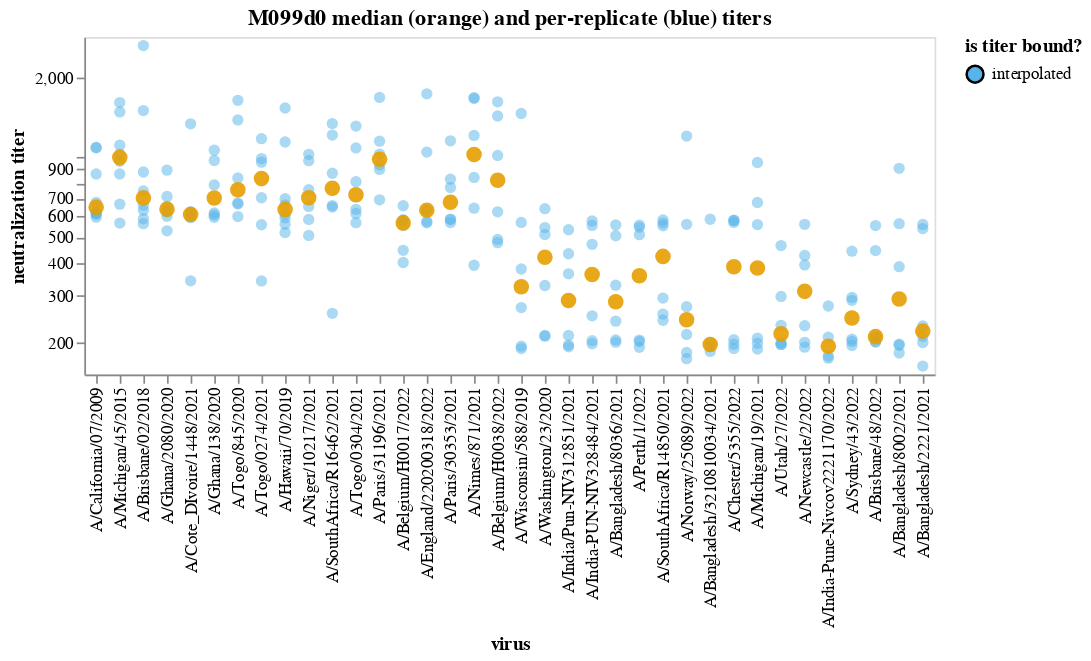

The notebook cell saved with this chart:
### Markdown cell above
Plot the per-replicate and median titers:

### Code cell
virus_selection = alt.selection_point(fields=["virus"], on="mouseover", empty=False)

per_rep_chart = (
    alt.Chart(per_rep_titers)
    .encode(
        alt.X("virus", sort=viruses),
        alt.Y(
            "nt50",
            title="neutralization titer",
            scale=alt.Scale(nice=False, padding=5, type="log"),
        ),
        alt.Shape("nt50_bound", title="is titer bound?"),
        strokeWidth=alt.condition(virus_selection, alt.value(2), alt.value(0)),
        tooltip=[
            alt.Tooltip(c, format=".3g") if per_rep_titers[c].dtype == float else c
            for c in per_rep_titers if c != "serum"
        ],
    )
    .mark_point(size=45, filled=True, fillOpacity=0.5, strokeOpacity=1, stroke="black", color="#56B4E9")
)

median_chart = (
    alt.Chart(median_titers)
    .encode(
        alt.X("virus", sort=viruses),
        alt.Y(
            "nt50",
            title="neutralization titer",
            scale=alt.Scale(nice=False, padding=5, type="log"),
        ),
        alt.Shape("nt50_bound", title="is titer bound?"),
        strokeWidth=alt.condition(virus_selection, alt.value(2), alt.value(0)),
        tooltip=[
            alt.Tooltip(c, format=".3g") if median_titers[c].dtype == float else c
            for c in median_titers if c != "serum"
        ],
    )
    .mark_point(color="#E69F00", size=85, filled=True, fillOpacity=0.9, strokeOpacity=1, stroke="black")
)

titer_chart = (
    (per_rep_chart + median_chart)
    .add_params(virus_selection)
    .properties(
        width=alt.Step(14),
        height=200,
        title=f"{serum} median (orange) and per-replicate (blue) titers",
    )
    .configure_axis(grid=False)
)

titer_chart

### Figure 1 — Vega-Lite specification as saved in the notebook (floating-point values rounded to 4 significant figures; data arrays with more than 128 entries replaced by an {"elided": "..."} marker saying what was removed)
{"config": {"view": {"continuousWidth": 300, "continuousHeight": 300}, "axis": {"grid": false}}, "layer": [{"data": {"name": "data-ed627933c4da4ca7134f0822bed2b503"}, "mark": {"type": "point", "color": "#56B4E9", "fillOpacity": 0.5, "filled": true, "size": 45, "stroke": "black", "strokeOpacity": 1}, "encoding": {"shape": {"field": "nt50_bound", "title": "is titer bound?", "type": "nominal"}, "strokeWidth": {"condition": {"param": "param_15", "value": 2, "empty": false}, "value": 0}, "tooltip": [{"field": "replicate", "type": "nominal"}, {"field": "virus", "type": "nominal"}, {"field": "barcode", "type": "nominal"}, {"field": "nt50", "format": ".3g", "type": "quantitative"}, {"field": "nt50_bound", "type": "nominal"}], "x": {"field": "virus", "sort": ["A/California/07/2009", "A/Michigan/45/2015", "A/Brisbane/02/2018", "A/Ghana/2080/2020", "A/Cote_DIvoire/1448/2021", "A/Ghana/138/2020", "A/Togo/845/2020", "A/Togo/0274/2021", "A/Hawaii/70/2019", "A/Niger/10217/2021", "A/SouthAfrica/R16462/2021", "A/Togo/0304/2021", "A/Paris/31196/2021", "A/Belgium/H0017/2022", "A/England/220200318/2022", "A/Paris/30353/2021", "A/Nimes/871/2021", "A/Belgium/H0038/2022", "A/Wisconsin/588/2019", "A/Washington/23/2020", "A/India/Pun-NIV312851/2021", "A/India-PUN-NIV328484/2021", "A/Bangladesh/8036/2021", "A/Perth/1/2022", "A/SouthAfrica/R14850/2021", "A/Norway/25089/2022", "A/Bangladesh/3210810034/2021", "A/Chester/5355/2022", "A/Michigan/19/2021", "A/Utah/27/2022", "A/Newcastle/2/2022", "A/India-Pune-Nivcov2221170/2022", "A/Sydney/43/2022", "A/Brisbane/48/2022", "A/Bangladesh/8002/2021", "A/Bangladesh/2221/2021"], "type": "nominal"}, "y": {"field": "nt50", "scale": {"nice": false, "padding": 5, "type": "log"}, "title": "neutralization titer", "type": "quantitative"}}, "name": "view_5"}, {"data": {"name": "data-8e6aca1c99c1482243717f84568a6110"}, "mark": {"type": "point", "color": "#E69F00", "fillOpacity": 0.9, "filled": true, "size": 85, "stroke": "black", "strokeOpacity": 1}, "encoding": {"shape": {"field": "nt50_bound", "title": "is titer bound?", "type": "nominal"}, "strokeWidth": {"condition": {"param": "param_15", "value": 2, "empty": false}, "value": 0}, "tooltip": [{"field": "virus", "type": "nominal"}, {"field": "nt50", "format": ".3g", "type": "quantitative"}, {"field": "n_replicates", "type": "quantitative"}, {"field": "nt50_stdev", "format": ".3g", "type": "quantitative"}, {"field": "nt50_bound", "type": "nominal"}], "x": {"field": "virus", "sort": ["A/California/07/2009", "A/Michigan/45/2015", "A/Brisbane/02/2018", "A/Ghana/2080/2020", "A/Cote_DIvoire/1448/2021", "A/Ghana/138/2020", "A/Togo/845/2020", "A/Togo/0274/2021", "A/Hawaii/70/2019", "A/Niger/10217/2021", "A/SouthAfrica/R16462/2021", "A/Togo/0304/2021", "A/Paris/31196/2021", "A/Belgium/H0017/2022", "A/England/220200318/2022", "A/Paris/30353/2021", "A/Nimes/871/2021", "A/Belgium/H0038/2022", "A/Wisconsin/588/2019", "A/Washington/23/2020", "A/India/Pun-NIV312851/2021", "A/India-PUN-NIV328484/2021", "A/Bangladesh/8036/2021", "A/Perth/1/2022", "A/SouthAfrica/R14850/2021", "A/Norway/25089/2022", "A/Bangladesh/3210810034/2021", "A/Chester/5355/2022", "A/Michigan/19/2021", "A/Utah/27/2022", "A/Newcastle/2/2022", "A/India-Pune-Nivcov2221170/2022", "A/Sydney/43/2022", "A/Brisbane/48/2022", "A/Bangladesh/8002/2021", "A/Bangladesh/2221/2021"], "type": "nominal"}, "y": {"field": "nt50", "scale": {"nice": false, "padding": 5, "type": "log"}, "title": "neutralization titer", "type": "quantitative"}}}], "height": 200, "params": [{"name": "param_15", "select": {"type": "point", "fields": ["virus"], "on": "mouseover"}, "views": ["view_5"]}], "title": "M099d0 median (orange) and per-replicate (blue) titers", "width": {"step": 14}, "$schema": "https://vega.github.io/schema/vega-lite/v5.15.1.json", "datasets": {"data-ed627933c4da4ca7134f0822bed2b503": {"elided": "220 records"}, "data-8e6aca1c99c1482243717f84568a6110": [{"serum": "M099d0", "virus": "A/Bangladesh/2221/2021", "nt50": 221.1, "n_replicates": 6, "nt50_stdev": 180.9, "nt50_bound": "interpolated"}, {"serum": "M099d0", "virus": "A/Bangladesh/3210810034/2021", "nt50": 196.9, "n_replicates": 4, "nt50_stdev": 195.7, "nt50_bound": "interpolated"}, {"serum": "M099d0", "virus": "A/Bangladesh/8002/2021", "nt50": 292.2, "n_replicates": 6, "nt50_stdev": 288.5, "nt50_bound": "interpolated"}, {"serum": "M099d0", "virus": "A/Bangladesh/8036/2021", "nt50": 285.3, "n_replicates": 6, "nt50_stdev": 156.2, "nt50_bound": "interpolated"}, {"serum": "M099d0", "virus": "A/Belgium/H0017/2022", "nt50": 566.1, "n_replicates": 6, "nt50_stdev": 94.96, "nt50_bound": "interpolated"}, {"serum": "M099d0", "virus": "A/Belgium/H0038/2022", "nt50": 820.1, "n_replicates": 6, "nt50_stdev": 496.0, "nt50_bound": "interpolated"}, {"serum": "M099d0", "virus": "A/Brisbane/02/2018", "nt50": 703.4, "n_replicates": 8, "nt50_stdev": 720.6, "nt50_bound": "interpolated"}, {"serum": "M099d0", "virus": "A/Brisbane/48/2022", "nt50": 210.8, "n_replicates": 6, "nt50_stdev": 155.1, "nt50_bound": "interpolated"}, {"serum": "M099d0", "virus": "A/California/07/2009", "nt50": 649.2, "n_replicates": 8, "nt50_stdev": 215.2, "nt50_bound": "interpolated"}, {"serum": "M099d0", "virus": "A/Chester/5355/2022", "nt50": 386.8, "n_replicates": 6, "nt50_stdev": 207.1, "nt50_bound": "interpolated"}, {"serum": "M099d0", "virus": "A/Cote_DIvoire/1448/2021", "nt50": 608.5, "n_replicates": 6, "nt50_stdev": 337.1, "nt50_bound": "interpolated"}, {"serum": "M099d0", "virus": "A/England/220200318/2022", "nt50": 632.2, "n_replicates": 6, "nt50_stdev": 464.0, "nt50_bound": "interpolated"}, {"serum": "M099d0", "virus": "A/Ghana/138/2020", "nt50": 702.2, "n_replicates": 6, "nt50_stdev": 204.7, "nt50_bound": "interpolated"}, {"serum": "M099d0", "virus": "A/Ghana/2080/2020", "nt50": 637.9, "n_replicates": 6, "nt50_stdev": 126.5, "nt50_bound": "interpolated"}, {"serum": "M099d0", "virus": "A/Hawaii/70/2019", "nt50": 636.5, "n_replicates": 8, "nt50_stdev": 359.2, "nt50_bound": "interpolated"}, {"serum": "M099d0", "virus": "A/India-PUN-NIV328484/2021", "nt50": 361.3, "n_replicates": 6, "nt50_stdev": 177.1, "nt50_bound": "interpolated"}, {"serum": "M099d0", "virus": "A/India-Pune-Nivcov2221170/2022", "nt50": 193.8, "n_replicates": 4, "nt50_stdev": 46.52, "nt50_bound": "interpolated"}, {"serum": "M099d0", "virus": "A/India/Pun-NIV312851/2021", "nt50": 288.4, "n_replicates": 6, "nt50_stdev": 143.8, "nt50_bound": "interpolated"}, {"serum": "M099d0", "virus": "A/Michigan/19/2021", "nt50": 382.9, "n_replicates": 6, "nt50_stdev": 318.8, "nt50_bound": "interpolated"}, {"serum": "M099d0", "virus": "A/Michigan/45/2015", "nt50": 998.0, "n_replicates": 8, "nt50_stdev": 364.1, "nt50_bound": "interpolated"}, {"serum": "M099d0", "virus": "A/Newcastle/2/2022", "nt50": 312.3, "n_replicates": 6, "nt50_stdev": 149.0, "nt50_bound": "interpolated"}, {"serum": "M099d0", "virus": "A/Niger/10217/2021", "nt50": 704.3, "n_replicates": 6, "nt50_stdev": 210.7, "nt50_bound": "interpolated"}, {"serum": "M099d0", "virus": "A/Nimes/871/2021", "nt50": 1025.0, "n_replicates": 6, "nt50_stdev": 537.6, "nt50_bound": "interpolated"}, {"serum": "M099d0", "virus": "A/Norway/25089/2022", "nt50": 244.1, "n_replicates": 6, "nt50_stdev": 402.8, "nt50_bound": "interpolated"}, {"serum": "M099d0", "virus": "A/Paris/30353/2021", "nt50": 677.5, "n_replicates": 6, "nt50_stdev": 227.4, "nt50_bound": "interpolated"}, {"serum": "M099d0", "virus": "A/Paris/31196/2021", "nt50": 983.3, "n_replicates": 6, "nt50_stdev": 339.0, "nt50_bound": "interpolated"}, {"serum": "M099d0", "virus": "A/Perth/1/2022", "nt50": 357.8, "n_replicates": 6, "nt50_stdev": 185.5, "nt50_bound": "interpolated"}, {"serum": "M099d0", "virus": "A/SouthAfrica/R14850/2021", "nt50": 423.2, "n_replicates": 6, "nt50_stdev": 166.0, "nt50_bound": "interpolated"}, {"serum": "M099d0", "virus": "A/SouthAfrica/R16462/2021", "nt50": 764.5, "n_replicates": 6, "nt50_stdev": 399.9, "nt50_bound": "interpolated"}, {"serum": "M099d0", "virus": "A/Sydney/43/2022", "nt50": 247.6, "n_replicates": 6, "nt50_stdev": 94.99, "nt50_bound": "interpolated"}, {"serum": "M099d0", "virus": "A/Togo/0274/2021", "nt50": 831.6, "n_replicates": 6, "nt50_stdev": 310.0, "nt50_bound": "interpolated"}, {"serum": "M099d0", "virus": "A/Togo/0304/2021", "nt50": 723.4, "n_replicates": 6, "nt50_stdev": 300.6, "nt50_bound": "interpolated"}, {"serum": "M099d0", "virus": "A/Togo/845/2020", "nt50": 754.3, "n_replicates": 6, "nt50_stdev": 438.2, "nt50_bound": "interpolated"}, {"serum": "M099d0", "virus": "A/Utah/27/2022", "nt50": 216.2, "n_replicates": 6, "nt50_stdev": 105.4, "nt50_bound": "interpolated"}, {"serum": "M099d0", "virus": "A/Washington/23/2020", "nt50": 420.0, "n_replicates": 6, "nt50_stdev": 182.3, "nt50_bound": "interpolated"}, {"serum": "M099d0", "virus": "A/Wisconsin/588/2019", "nt50": 325.3, "n_replicates": 6, "nt50_stdev": 487.8, "nt50_bound": "interpolated"}]}}
